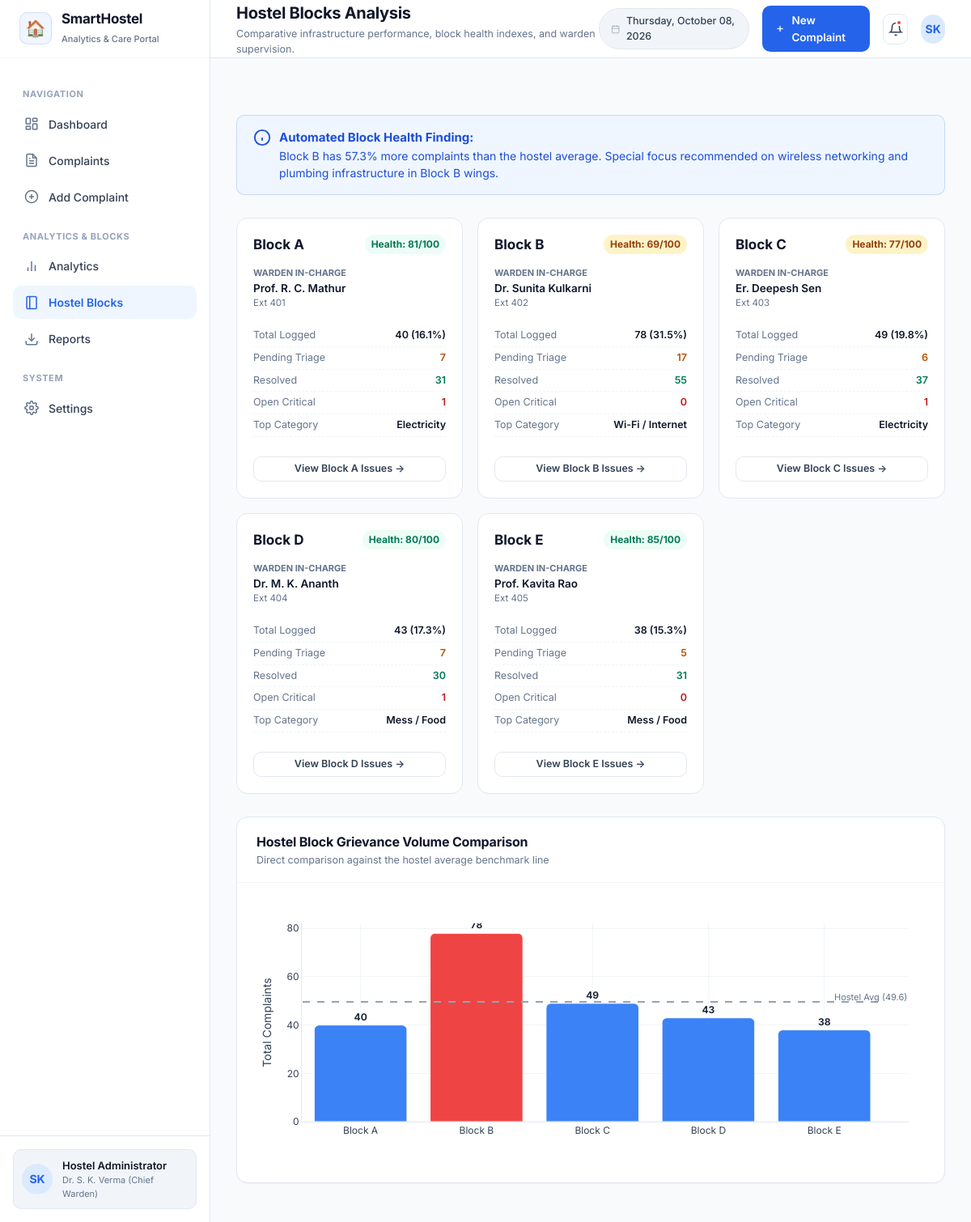
/blocks, run on the app's committed database.
### tables this page shows
CREATE TABLE complaints (
        id INTEGER PRIMARY KEY AUTOINCREMENT,
        complaint_code TEXT UNIQUE NOT NULL,
        student_name TEXT NOT NULL,
        student_id TEXT NOT NULL,
        student_phone TEXT,
        student_email TEXT,
        block TEXT NOT NULL,
        room_number TEXT NOT NULL,
        category TEXT NOT NULL,
        title TEXT NOT NULL,
        description TEXT NOT NULL,
        severity TEXT NOT NULL,
        status TEXT NOT NULL,
        created_at TEXT NOT NULL,
        resolved_at TEXT,
        resolution_time_days REAL,
        resolution_notes TEXT,
        assigned_to TEXT
    );

### app.py (the view)
@app.route("/blocks")
def blocks():
    block_summaries = analytics_engine.get_block_health_summary()
    block_chart_json, block_insight = analytics_engine.get_block_chart_json()
    return render_template(
        "blocks.html",
        active_page="blocks",
        blocks=block_summaries,
        block_chart_json=block_chart_json,
        block_insight=block_insight
    )

### analytics_engine.py (called while the page is built)
def load_dataframe():
    conn = get_db_connection()
    df = pd.read_sql_query("SELECT * FROM complaints", conn)
    conn.close()
    if df.empty:
        return df
    df["created_dt"] = pd.to_datetime(df["created_at"])
    df["date"] = df["created_dt"].dt.date
    if "resolution_time_days" in df.columns:
        df["resolution_time_days"] = pd.to_numeric(df["resolution_time_days"], errors="coerce")
    return df

### app.py (called while the page is built)
@app.context_processor
def inject_global_data():
    now = datetime.now()
    return {
        "current_date_str": now.strftime("%A, %B %d, %Y"),
        "current_year": now.year,
        "app_title": "SmartHostel Complaint Management & Analytics",
        "categories_list": database.CATEGORIES,
        "blocks_list": database.BLOCKS,
        "severities_list": database.SEVERITIES,
        "statuses_list": database.STATUSES
    }

### database.py (called while the page is built)
def get_db_connection():
    conn = sqlite3.connect(DB_PATH)
    conn.row_factory = sqlite3.Row
    return conn

### templates/blocks.html (shortened to what this page needs)
{% extends "base.html" %}
{% block page_title %}Hostel Blocks Analysis{% endblock %}
{% block page_subtitle %}Comparative infrastructure performance, block health indexes, and warden supervision.{% endblock %}
{% block content %}
<div class="insight-callout insight-callout-info" style="font-size: 14px; padding: 16px 20px;">
  <svg width="22" height="22" viewBox="0 0 24 24" fill="none" stroke="currentColor" stroke-width="2" style="flex-shrink:0;">
    <circle cx="12" cy="12" r="10"></circle>
    <line x1="12" y1="16" x2="12" y2="12"></line>
    <line x1="12" y1="8" x2="12.01" y2="8"></line>
  </svg>
  <div>
    <b style="font-size: 15px;">Automated Block Health Finding:</b><br>
    {{ block_insight }} Special focus recommended on wireless networking and plumbing infrastructure in Block B wings.
  </div>
</div>
<div class="block-cards-grid">
  {% for b in blocks %}
  <div class="block-card">
    <div class="block-card-header">
      <div class="block-name">{{ b.block }}</div>
      <span class="block-health-badge {% if b.health_score >= 80 %}health-high{% elif b.health_score >= 65 %}health-med{% else %}health-low{% endif %}">
        Health: {{ b.health_score }}/100
      </span>
    </div>
    <div>
      <div style="font-size: 11px; color: var(--text-muted); text-transform: uppercase; font-weight: 700;">Warden In-Charge</div>
      <div style="font-size: 13.5px; font-weight: 600; color: var(--text-main);">{{ b.warden }}</div>
      <div style="font-size: 11.5px; color: var(--text-muted);">{{ b.contact }}</div>
    </div>
    <div style="margin-top: 4px;">
      <div class="block-stat-row">
        <span class="block-stat-label">Total Logged</span>
        <span class="block-stat-value">{{ b.complaint_count }} ({{ b.share_pct }}%)</span>
      </div>
      <div class="block-stat-row">
        <span class="block-stat-label">Pending Triage</span>
        <span class="block-stat-value" style="color: var(--warning-text);">{{ b.pending_count }}</span>
      </div>
      <div class="block-stat-row">
        <span class="block-stat-label">Resolved</span>
        <span class="block-stat-value" style="color: var(--success-text);">{{ b.resolved_count }}</span>
      </div>
      <div class="block-stat-row">
        <span class="block-stat-label">Open Critical</span>
        <span class="block-stat-value" style="color: var(--danger-text);">{{ b.critical_count }}</span>
      </div>
      <div class="block-stat-row">
        <span class="block-stat-label">Top Category</span>
        <span class="block-stat-value">{{ b.top_issue }}</span>
      </div>
    </div>
    <div style="margin-top: auto; padding-top: 10px;">
      <a href="{{ url_for('complaints', block=b.block) }}" class="action-btn" style="width: 100%; justify-content: center;">
        View {{ b.block }} Issues →
      </a>
    </div>
  </div>
  {% endfor %}
</div>
<div class="card">
  <div class="card-header">
    <div class="card-title-group">
      <h3>Hostel Block Grievance Volume Comparison</h3>
      <p class="card-subtitle">Direct comparison against the hostel average benchmark line</p>
    </div>
  </div>
  <div class="card-body">
    <div id="blockChartLarge" class="chart-container-lg"></div>
  </div>
</div>
{% endblock %}

### templates/base.html (shortened to what this page needs)
<!DOCTYPE html>
<html lang="en">
<head>
  <link rel="stylesheet" href="{{ url_for('static', filename='css/style.css') }}">
</head>
<body>
  <div class="app-container">
    <aside class="sidebar" id="sidebar">
      <div class="sidebar-header">
        <a href="{{ url_for('dashboard') }}" class="brand-logo">
          <div class="brand-icon-box">🏠</div>
          <div class="brand-text">
            <h1>SmartHostel</h1>
            <span>Analytics & Care Portal</span>
          </div>
        </a>
      </div>
      <nav class="sidebar-nav">
        <div class="nav-section-title">Navigation</div>
        <a href="{{ url_for('dashboard') }}" class="nav-item {% if active_page == 'dashboard' %}active{% endif %}">
          <svg viewBox="0 0 24 24" fill="none" stroke="currentColor">
            <rect x="3" y="3" width="7" height="9" rx="1"></rect>
            <rect x="14" y="3" width="7" height="5" rx="1"></rect>
            <rect x="14" y="12" width="7" height="9" rx="1"></rect>
            <rect x="3" y="16" width="7" height="5" rx="1"></rect>
          </svg>
          Dashboard
        </a>
        <a href="{{ url_for('complaints') }}" class="nav-item {% if active_page == 'complaints' %}active{% endif %}">
          <svg viewBox="0 0 24 24" fill="none" stroke="currentColor">
            <path d="M14 2H6a2 2 0 0 0-2 2v16a2 2 0 0 0 2 2h12a2 2 0 0 0 2-2V8z"></path>
            <polyline points="14 2 14 8 20 8"></polyline>
            <line x1="16" y1="13" x2="8" y2="13"></line>
            <line x1="16" y1="17" x2="8" y2="17"></line>
            <polyline points="10 9 9 9 8 9"></polyline>
          </svg>
          Complaints
        </a>
        <a href="{{ url_for('add_complaint') }}" class="nav-item {% if active_page == 'add_complaint' %}active{% endif %}">
          <svg viewBox="0 0 24 24" fill="none" stroke="currentColor">
            <circle cx="12" cy="12" r="10"></circle>
            <line x1="12" y1="8" x2="12" y2="16"></line>
            <line x1="8" y1="12" x2="16" y2="12"></line>
          </svg>
          Add Complaint
        </a>
        <div class="nav-section-title">Analytics & Blocks</div>
        <a href="{{ url_for('analytics') }}" class="nav-item {% if active_page == 'analytics' %}active{% endif %}">
          <svg viewBox="0 0 24 24" fill="none" stroke="currentColor">
            <line x1="18" y1="20" x2="18" y2="10"></line>
            <line x1="12" y1="20" x2="12" y2="4"></line>
            <line x1="6" y1="20" x2="6" y2="14"></line>
          </svg>
          Analytics
        </a>
        <a href="{{ url_for('blocks') }}" class="nav-item {% if active_page == 'blocks' %}active{% endif %}">
          Hostel Blocks
        </a>
        <a href="{{ url_for('reports') }}" class="nav-item {% if active_page == 'reports' %}active{% endif %}">
          <svg viewBox="0 0 24 24" fill="none" stroke="currentColor">
            <path d="M21 15v4a2 2 0 0 1-2 2H5a2 2 0 0 1-2-2v-4"></path>
            <polyline points="7 10 12 15 17 10"></polyline>
            <line x1="12" y1="15" x2="12" y2="3"></line>
          </svg>
          Reports
        </a>
        <div class="nav-section-title">System</div>
        <a href="{{ url_for('settings') }}" class="nav-item {% if active_page == 'settings' %}active{% endif %}">
          Settings
        </a>
      </nav>
      <div class="sidebar-footer">
        <div class="admin-profile-card">
          <div class="admin-avatar">SK</div>
          <div class="admin-info">
            <div class="admin-name">Hostel Administrator</div>
            <div class="admin-role">Dr. S. K. Verma (Chief Warden)</div>
          </div>
        </div>
      </div>
    </aside>
    <div class="main-wrapper">
      <header class="top-header">
        <div style="display: flex; align-items: center; gap: 14px;">
          <div class="header-left">
            <h1 class="header-title">{% block page_title %}Hostel Overview{% endblock %}</h1>
            <p class="header-subtitle">{% block page_subtitle %}Monitor complaints, identify recurring issues, and improve hostel services.{% endblock %}</p>
          </div>
        </div>
        <div class="header-right">
          <div class="date-pill">
            <svg viewBox="0 0 24 24" fill="none" stroke="currentColor">
              <rect x="3" y="4" width="18" height="18" rx="2" ry="2"></rect>
              <line x1="16" y1="2" x2="16" y2="6"></line>
              <line x1="8" y1="2" x2="8" y2="6"></line>
              <line x1="3" y1="10" x2="21" y2="10"></line>
            </svg>
            <span>{{ current_date_str }}</span>
          </div>
          <a href="{{ url_for('add_complaint') }}" class="header-btn header-btn-primary">
            <svg width="15" height="15" viewBox="0 0 24 24" fill="none" stroke="currentColor" stroke-width="2.5">
              <line x1="12" y1="5" x2="12" y2="19"></line>
              <line x1="5" y1="12" x2="19" y2="12"></line>
            </svg>
            New Complaint
          </a>
          <div class="header-icon-btn" title="System Notifications">
            <svg width="18" height="18" viewBox="0 0 24 24" fill="none" stroke="currentColor" stroke-width="2">
              <path d="M18 8A6 6 0 0 0 6 8c0 7-3 9-3 9h18s-3-2-3-9"></path>
              <path d="M13.73 21a2 2 0 0 1-3.46 0"></path>
            </svg>
            <span class="notification-badge"></span>
          </div>
          <div class="admin-avatar" style="width: 36px; height: 36px; cursor: pointer;" title="Active Administrator">
            SK
          </div>
        </div>
      </header>
      <main class="content-body">
        {% block content %}{% endblock %}
      </main>
    </div>
  </div>
</body>
</html>

### data on the page
complaints: block "Block A", health_score "81", warden "Prof. R. C. Mathur", contact "Ext 401", complaint_count "40", share_pct "16.1", pending_count "7", resolved_count "31", critical_count "1", top_issue "Electricity"
complaints: block "Block B", health_score "69", warden "Dr. Sunita Kulkarni", contact "Ext 402", complaint_count "78", share_pct "31.5", pending_count "17", resolved_count "55", critical_count "0", top_issue "Wi-Fi / Internet"
complaints: block "Block C", health_score "77", warden "Er. Deepesh Sen", contact "Ext 403", complaint_count "49", share_pct "19.8", pending_count "6", resolved_count "37", critical_count "1", top_issue "Electricity"
complaints: block "Block D", health_score "80", warden "Dr. M. K. Ananth", contact "Ext 404", complaint_count "43", share_pct "17.3", pending_count "7", resolved_count "30", critical_count "1", top_issue "Mess / Food"
complaints: block "Block E", health_score "85", warden "Prof. Kavita Rao", contact "Ext 405", complaint_count "38", share_pct "15.3", pending_count "5", resolved_count "31", critical_count "0", top_issue "Mess / Food"

### other printed values
{{ block_insight }} "Block B has 57.3% more complaints than the hostel average."
